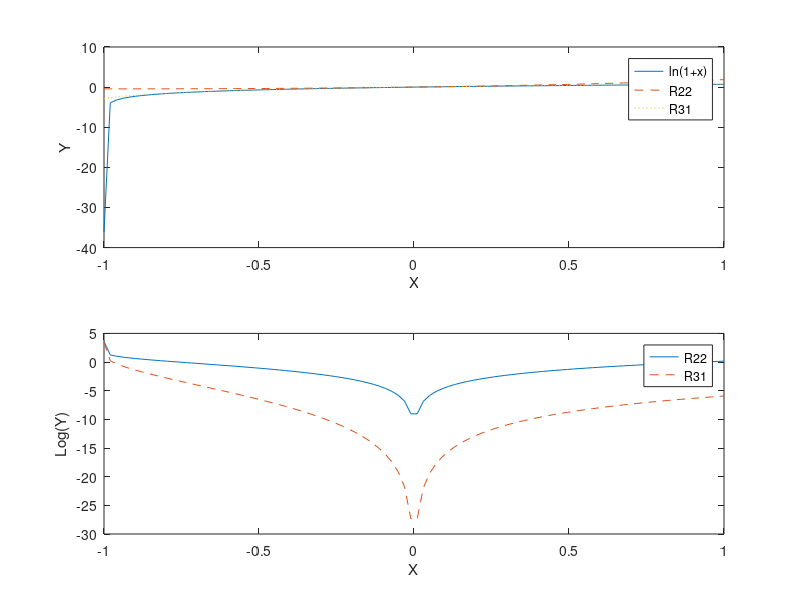

MATLAB code for this plot:
x = linspace(-1+eps,1); f = log(1+x);
R22 = (x+(1/2)*x.^2)./(1-(1/6)*x - (1/36)*x.^2);
R31 = (x+x.^2/4 - x.^3/24)./(1+3*x./4);
subplot(2,1,1), plot(x,f, x,R22,'--',x,R31,':') 
xlabel('X'); ylabel('Y')
legend('ln(1+x)','R22' , 'R31');
subplot(2,1,2), plot(x , log(abs(f-R22)),x , log(abs(f-R31)),'--')
xlabel('X'); ylabel('Log(Y)')
legend('R22' , 'R31');